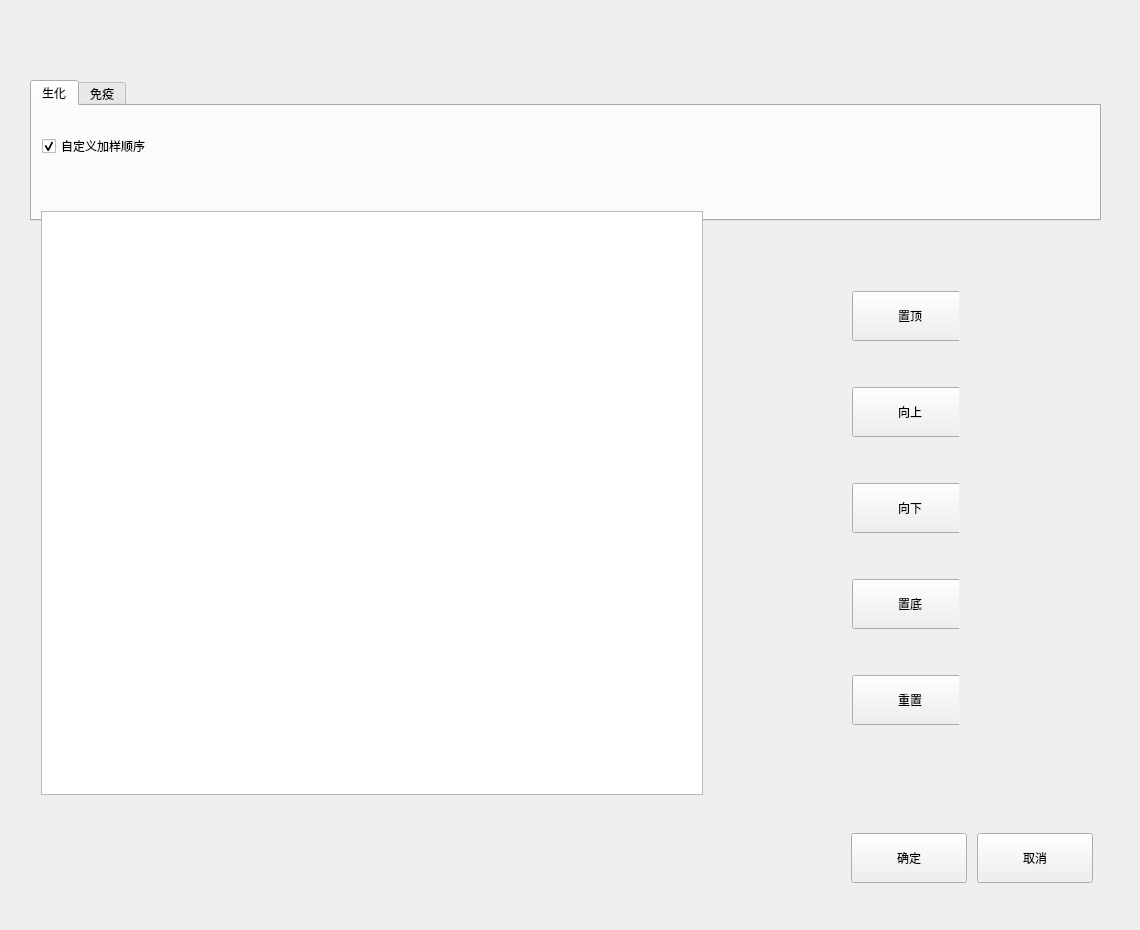
<?xml version="1.0" encoding="UTF-8"?>
<ui version="4.0">
 <class>QAssayShowPostion</class>
 <widget class="BaseDlg" name="QAssayShowPostion">
  <property name="geometry">
   <rect>
    <x>0</x>
    <y>0</y>
    <width>1140</width>
    <height>930</height>
   </rect>
  </property>
  <widget class="QTabWidget" name="tabWidget">
   <property name="geometry">
    <rect>
     <x>30</x>
     <y>80</y>
     <width>1071</width>
     <height>141</height>
    </rect>
   </property>
   <property name="minimumSize">
    <size>
     <width>0</width>
     <height>0</height>
    </size>
   </property>
   <property name="maximumSize">
    <size>
     <width>16777215</width>
     <height>16777215</height>
    </size>
   </property>
   <property name="currentIndex">
    <number>0</number>
   </property>
   <property name="tabBarAutoHide">
    <bool>true</bool>
   </property>
   <property name="tabs" stdset="0">
    <string notr="true">sub</string>
   </property>
   <widget class="QWidget" name="ch">
    <attribute name="title">
     <string>生化</string>
    </attribute>
    <widget class="QCheckBox" name="ch_add_sample_ckbox">
     <property name="geometry">
      <rect>
       <x>10</x>
       <y>20</y>
       <width>761</width>
       <height>40</height>
      </rect>
     </property>
     <property name="minimumSize">
      <size>
       <width>0</width>
       <height>40</height>
      </size>
     </property>
     <property name="text">
      <string>自定义加样顺序</string>
     </property>
     <property name="checked">
      <bool>true</bool>
     </property>
     <property name="checks" stdset="0">
      <string notr="true">push</string>
     </property>
    </widget>
   </widget>
   <widget class="QWidget" name="im">
    <attribute name="title">
     <string>免疫</string>
    </attribute>
    <widget class="QCheckBox" name="im_add_sample_ckbox">
     <property name="geometry">
      <rect>
       <x>10</x>
       <y>20</y>
       <width>380</width>
       <height>40</height>
      </rect>
     </property>
     <property name="minimumSize">
      <size>
       <width>0</width>
       <height>40</height>
      </size>
     </property>
     <property name="text">
      <string>自定义加样顺序</string>
     </property>
     <property name="checked">
      <bool>true</bool>
     </property>
     <property name="checks" stdset="0">
      <string notr="true">push</string>
     </property>
    </widget>
    <widget class="QCheckBox" name="continuous_sample_ckbox">
     <property name="geometry">
      <rect>
       <x>400</x>
       <y>20</y>
       <width>705</width>
       <height>40</height>
      </rect>
     </property>
     <property name="minimumSize">
      <size>
       <width>0</width>
       <height>40</height>
      </size>
     </property>
     <property name="styleSheet">
      <string notr="true"/>
     </property>
     <property name="text">
      <string>稀释液ID相同且稀释倍数相同连续加样</string>
     </property>
     <property name="checks" stdset="0">
      <string notr="true">push</string>
     </property>
    </widget>
   </widget>
  </widget>
  <widget class="QPushButton" name="cancel_btn">
   <property name="geometry">
    <rect>
     <x>977</x>
     <y>833</y>
     <width>116</width>
     <height>50</height>
    </rect>
   </property>
   <property name="minimumSize">
    <size>
     <width>0</width>
     <height>0</height>
    </size>
   </property>
   <property name="text">
    <string>取消</string>
   </property>
   <property name="buttons" stdset="0">
    <string notr="true">btn_dlg</string>
   </property>
  </widget>
  <widget class="QPushButton" name="save_btn">
   <property name="geometry">
    <rect>
     <x>851</x>
     <y>833</y>
     <width>116</width>
     <height>50</height>
    </rect>
   </property>
   <property name="minimumSize">
    <size>
     <width>0</width>
     <height>0</height>
    </size>
   </property>
   <property name="text">
    <string>确定</string>
   </property>
   <property name="buttons" stdset="0">
    <string notr="true">btn_dlg</string>
   </property>
  </widget>
  <widget class="QWidget" name="sub_widget" native="true">
   <property name="enabled">
    <bool>true</bool>
   </property>
   <property name="geometry">
    <rect>
     <x>41</x>
     <y>210</y>
     <width>1058</width>
     <height>585</height>
    </rect>
   </property>
   <property name="minimumSize">
    <size>
     <width>0</width>
     <height>585</height>
    </size>
   </property>
   <property name="borders" stdset="0">
    <string notr="true">all</string>
   </property>
   <widget class="QTableView" name="assay_tableView">
    <property name="geometry">
     <rect>
      <x>0</x>
      <y>1</y>
      <width>662</width>
      <height>584</height>
     </rect>
    </property>
    <property name="styleSheet">
     <string notr="true">QTableView QScrollBar::handle:vertical  {
    margin: 46px 3px 3px 2px;
}

QTableView QScrollBar::sub-line:vertical  {
    height: 43px; 
    border-bottom: 1px solid #a4a4a4;
}</string>
    </property>
    <property name="verticalScrollBarPolicy">
     <enum>Qt::ScrollBarAsNeeded</enum>
    </property>
    <property name="editTriggers">
     <set>QAbstractItemView::NoEditTriggers</set>
    </property>
    <property name="selectionMode">
     <enum>QAbstractItemView::SingleSelection</enum>
    </property>
    <property name="selectionBehavior">
     <enum>QAbstractItemView::SelectRows</enum>
    </property>
    <property name="horizontalScrollMode">
     <enum>QAbstractItemView::ScrollPerPixel</enum>
    </property>
    <property name="showGrid">
     <bool>false</bool>
    </property>
    <property name="bordersB" stdset="0">
     <string notr="true">bottom</string>
    </property>
    <attribute name="horizontalHeaderHighlightSections">
     <bool>false</bool>
    </attribute>
    <attribute name="horizontalHeaderMinimumSectionSize">
     <number>20</number>
    </attribute>
    <attribute name="horizontalHeaderStretchLastSection">
     <bool>true</bool>
    </attribute>
    <attribute name="verticalHeaderVisible">
     <bool>false</bool>
    </attribute>
    <attribute name="verticalHeaderDefaultSectionSize">
     <number>45</number>
    </attribute>
   </widget>
   <widget class="QFrame" name="line_v_4">
    <property name="geometry">
     <rect>
      <x>0</x>
      <y>1</y>
      <width>1</width>
      <height>600</height>
     </rect>
    </property>
    <property name="frameShape">
     <enum>QFrame::StyledPanel</enum>
    </property>
    <property name="frameShadow">
     <enum>QFrame::Raised</enum>
    </property>
    <property name="lines" stdset="0">
     <string notr="true">solid</string>
    </property>
   </widget>
   <widget class="QWidget" name="layoutWidget">
    <property name="geometry">
     <rect>
      <x>800</x>
      <y>70</y>
      <width>118</width>
      <height>452</height>
     </rect>
    </property>
    <layout class="QVBoxLayout" name="verticalLayout">
     <property name="spacing">
      <number>50</number>
     </property>
     <item>
      <widget class="QPushButton" name="top_btn">
       <property name="minimumSize">
        <size>
         <width>116</width>
         <height>50</height>
        </size>
       </property>
       <property name="maximumSize">
        <size>
         <width>16777215</width>
         <height>50</height>
        </size>
       </property>
       <property name="text">
        <string>置顶</string>
       </property>
       <property name="buttons" stdset="0">
        <string notr="true">btn_dlg</string>
       </property>
      </widget>
     </item>
     <item>
      <widget class="QPushButton" name="up_btn">
       <property name="minimumSize">
        <size>
         <width>116</width>
         <height>50</height>
        </size>
       </property>
       <property name="maximumSize">
        <size>
         <width>16777215</width>
         <height>50</height>
        </size>
       </property>
       <property name="text">
        <string>向上</string>
       </property>
       <property name="buttons" stdset="0">
        <string notr="true">btn_dlg</string>
       </property>
      </widget>
     </item>
     <item>
      <widget class="QPushButton" name="down_btn">
       <property name="minimumSize">
        <size>
         <width>116</width>
         <height>50</height>
        </size>
       </property>
       <property name="maximumSize">
        <size>
         <width>16777215</width>
         <height>50</height>
        </size>
       </property>
       <property name="text">
        <string>向下</string>
       </property>
       <property name="buttons" stdset="0">
        <string notr="true">btn_dlg</string>
       </property>
      </widget>
     </item>
     <item>
      <widget class="QPushButton" name="bottom_btn">
       <property name="minimumSize">
        <size>
         <width>116</width>
         <height>50</height>
        </size>
       </property>
       <property name="maximumSize">
        <size>
         <width>16777215</width>
         <height>50</height>
        </size>
       </property>
       <property name="text">
        <string>置底</string>
       </property>
       <property name="buttons" stdset="0">
        <string notr="true">btn_dlg</string>
       </property>
      </widget>
     </item>
     <item>
      <widget class="QPushButton" name="reset_btn">
       <property name="minimumSize">
        <size>
         <width>116</width>
         <height>50</height>
        </size>
       </property>
       <property name="maximumSize">
        <size>
         <width>16777215</width>
         <height>50</height>
        </size>
       </property>
       <property name="text">
        <string>重置</string>
       </property>
       <property name="buttons" stdset="0">
        <string notr="true">btn_dlg</string>
       </property>
      </widget>
     </item>
    </layout>
   </widget>
   <widget class="QFrame" name="line_v_5">
    <property name="geometry">
     <rect>
      <x>661</x>
      <y>1</y>
      <width>1</width>
      <height>600</height>
     </rect>
    </property>
    <property name="frameShape">
     <enum>QFrame::StyledPanel</enum>
    </property>
    <property name="frameShadow">
     <enum>QFrame::Raised</enum>
    </property>
    <property name="lines" stdset="0">
     <string notr="true">solid</string>
    </property>
   </widget>
  </widget>
  <widget class="QLabel" name="label">
   <property name="geometry">
    <rect>
     <x>30</x>
     <y>128</y>
     <width>1080</width>
     <height>678</height>
    </rect>
   </property>
   <property name="text">
    <string/>
   </property>
   <property name="borders" stdset="0">
    <string notr="true">all</string>
   </property>
  </widget>
 </widget>
 <layoutdefault spacing="6" margin="11"/>
 <customwidgets>
  <customwidget>
   <class>BaseDlg</class>
   <extends>QWidget</extends>
   <header>shared/basedlg.h</header>
   <container>1</container>
  </customwidget>
 </customwidgets>
 <resources/>
 <connections>
  <connection>
   <sender>cancel_btn</sender>
   <signal>clicked()</signal>
   <receiver>QAssayShowPostion</receiver>
   <slot>close()</slot>
   <hints>
    <hint type="sourcelabel">
     <x>802</x>
     <y>801</y>
    </hint>
    <hint type="destinationlabel">
     <x>667</x>
     <y>811</y>
    </hint>
   </hints>
  </connection>
 </connections>
</ui>
